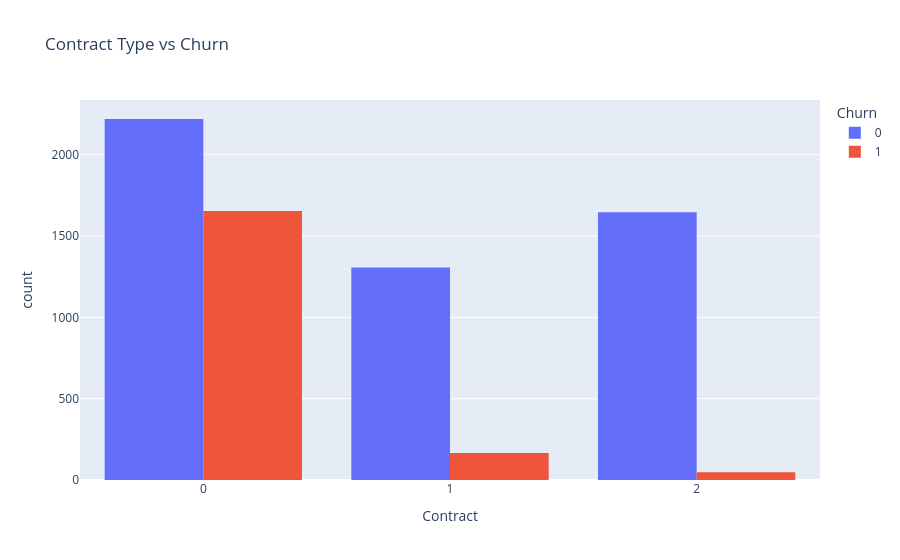

This figure's notebook cell:
### Code cell
# Contract vs Churn
fig2 = px.histogram(df, x="Contract", color="Churn", barmode="group", title="Contract Type vs Churn")
fig2.show()

### Figure 1 — Plotly figure (JSON) as saved in the notebook; plotly's stock layout.template omitted (floating-point values rounded to 4 significant figures; data arrays with more than 128 entries replaced by an {"elided": "..."} marker saying what was removed)
{"data": [{"alignmentgroup": "True", "bingroup": "x", "hovertemplate": "Churn=0<br>Contract=%{x}<br>count=%{y}<extra></extra>", "legendgroup": "0", "marker": {"color": "#636efa", "pattern": {"shape": ""}}, "name": "0", "offsetgroup": "0", "orientation": "v", "showlegend": true, "type": "histogram", "x": {"elided": "5174 int values"}, "xaxis": "x", "yaxis": "y"}, {"alignmentgroup": "True", "bingroup": "x", "hovertemplate": "Churn=1<br>Contract=%{x}<br>count=%{y}<extra></extra>", "legendgroup": "1", "marker": {"color": "#EF553B", "pattern": {"shape": ""}}, "name": "1", "offsetgroup": "1", "orientation": "v", "showlegend": true, "type": "histogram", "x": {"elided": "1869 int values"}, "xaxis": "x", "yaxis": "y"}], "layout": {"barmode": "group", "legend": {"title": {"text": "Churn"}, "tracegroupgap": 0}, "title": {"text": "Contract Type vs Churn"}, "xaxis": {"anchor": "y", "domain": [0, 1], "title": {"text": "Contract"}}, "yaxis": {"anchor": "x", "domain": [0, 1], "title": {"text": "count"}}}}
